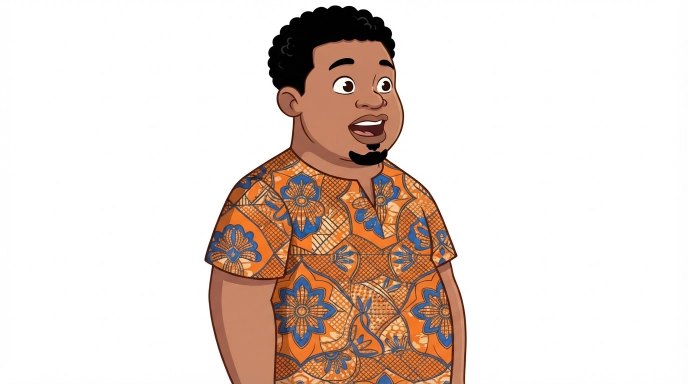
#> input picture motion/assets/sketch1/boni_open_src.jpg, 1376 x 768 px (shown at 1/2 size)
$ python -i sk1_prep.py   (imports and definitions only)
#> lines starting #> are read from the running program, lines starting #| are printed output that depends on the picture; after the words box and inside, x2 and y2 are one past the last pixel; in counts of white or black regions, pixels touching at a corner belong together
#> further down, picture is the input picture: PIL image 1376x768 RGB; mean R, G, B 228.7, 214.7, 207.2
"""Sketch 1 puppets: cut the characters out of their white background (un-matted edge), build the talking mouth
(open-mouth edit aligned with SIFT and colour-matched, plus a mouth-less skin plate for the half-open mouth) and the
closed eyes (eye inpainted with the surrounding skin, lid line drawn on top). Writes assets/sketch1/*.png + puppets.json.
  fx_venv/bin/python src/sk1_prep.py analyse   -> prints the white blobs inside each character (eyes)
  fx_venv/bin/python src/sk1_prep.py build"""
import sys, json, numpy as np, cv2
from PIL import Image
from scipy import ndimage as ndi
D = 'assets/sketch1/'
SP = '/tmp/claude-0/-home-user-Politique-oja/3a34f9da-5946-5b2b-80af-fa8542fac0f6/scratchpad/'

def cutout(img):
    a = np.asarray(img.convert('RGB')).astype(np.int16)
    white = (a.min(axis=2) > 236) & ((a.max(axis=2) - a.min(axis=2)) < 18)
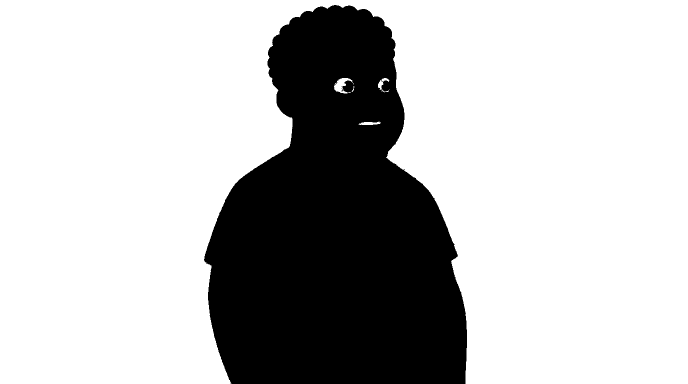
#> white: shape (768, 1376) bool (shown at 1/2 size); 74% white; 3 black regions (2 under 20 px), largest, box (x1, y1, x2, y2) and area: (408, 10, 934, 768) 275225
    lab, n = ndi.label(white)
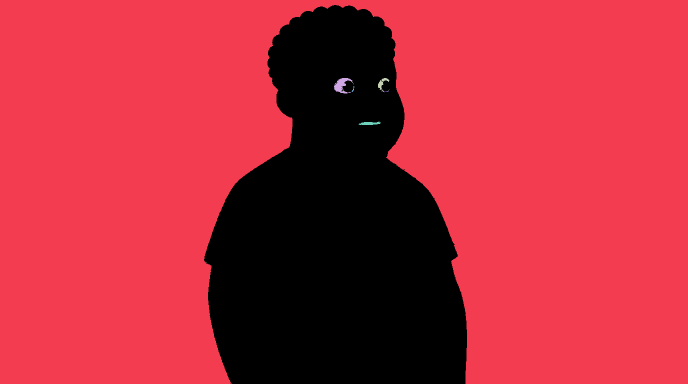
#> lab: shape (768, 1376) int32 (shown at 1/2 size); 20 distinct labels, from 0 to 19; one colour per label, 0 black
#> n = 19
    border = set(np.unique(np.concatenate([lab[0], lab[-1], lab[:, 0], lab[:, -1]]))) - {0}
#> border = 2 items
    bg = np.isin(lab, list(border))
#> bg: shape (768, 1376) bool; 73.9% white; 1 black region, box (x1, y1, x2, y2) and area: (408, 10, 934, 768) 276243
    # soft edge: distance-based alpha over 1.5 px
    fg = ~bg
    fg = ndi.binary_opening(fg, iterations=1)
#> fg: shape (768, 1376) bool; 26.1% white; 1 white region, box (x1, y1, x2, y2) and area: (408, 10, 934, 768) 276225
    lab2, n2 = ndi.label(fg)
#> n2 = 1
    if n2 > 1:
        sizes = ndi.sum(fg, lab2, range(1, n2 + 1)); keep = 1 + int(np.argmax(sizes)); fg = lab2 == keep
    fg = ndi.binary_fill_holes(fg) | (fg)
    d_in = ndi.distance_transform_edt(fg); d_out = ndi.distance_transform_edt(~fg)
#> after `d_in = ndi.distance_transform_edt(fg)`:
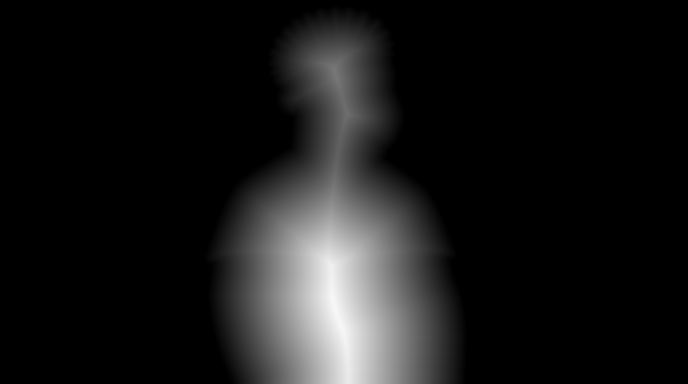
#> d_in: shape (768, 1376) float64 (shown at 1/2 size); min 0, max 247.6, mean 24.1
#> after `d_out = ndi.distance_transform_edt(~fg)`:
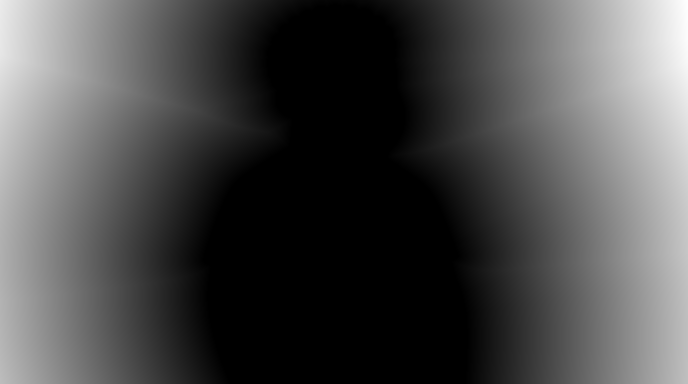
#> d_out: shape (768, 1376) float64 (shown at 1/2 size); min 0, max 591.3, mean 175.6; drawn with min black and max white
    alpha = np.clip(0.5 + (d_in - d_out) / 1.6, 0, 1)
    return fg, alpha, white & ~bg

# [13 lines not run here, left out]

# ---- per character data: eyes (x0,y0,x1,y1) and mouth ellipse (cx, cy, rx, ry) in source pixels
CH = {
    'boni': dict(eyes=[(424, 285, 461, 321), (505, 286, 535, 319)], mouth=(491, 377, 52, 27), face=(380, 240, 600, 440)),
    'sena': dict(eyes=[(413, 266, 451, 297), (347, 267, 376, 295)], mouth=(394, 350, 46, 24), face=(320, 220, 520, 400)),
}

def align(src, opn, face):
    """Similarity transform mapping the open-mouth image onto the source, from SIFT matches around the face."""
    g1 = cv2.cvtColor(np.asarray(src), cv2.COLOR_RGB2GRAY); g2 = cv2.cvtColor(np.asarray(opn), cv2.COLOR_RGB2GRAY)
    m1 = np.zeros_like(g1); x0, y0, x1, y1 = face; m1[y0 - 60:y1 + 40, x0 - 60:x1 + 60] = 255
    s = cv2.SIFT_create(4000)
    k1, d1 = s.detectAndCompute(g1, m1); k2, d2 = s.detectAndCompute(g2, None)
    mt = cv2.BFMatcher().knnMatch(d1, d2, k=2)
    good = [m for m, n in mt if m.distance < 0.75 * n.distance]
    p1 = np.float32([k1[m.queryIdx].pt for m in good]); p2 = np.float32([k2[m.trainIdx].pt for m in good])
    M, inl = cv2.estimateAffinePartial2D(p2, p1, method=cv2.RANSAC, ransacReprojThreshold=2.0)
    return M, int(inl.sum()), len(good)

def skin_at(a, pts):
    return np.median(np.array([a[y, x] for x, y in pts]), axis=0)

# [73 lines not run here, left out]

>>> from PIL import Image
>>> picture = Image.open('../assets/sketch1/boni_open_src.jpg')
>>> result = cutout(picture)
